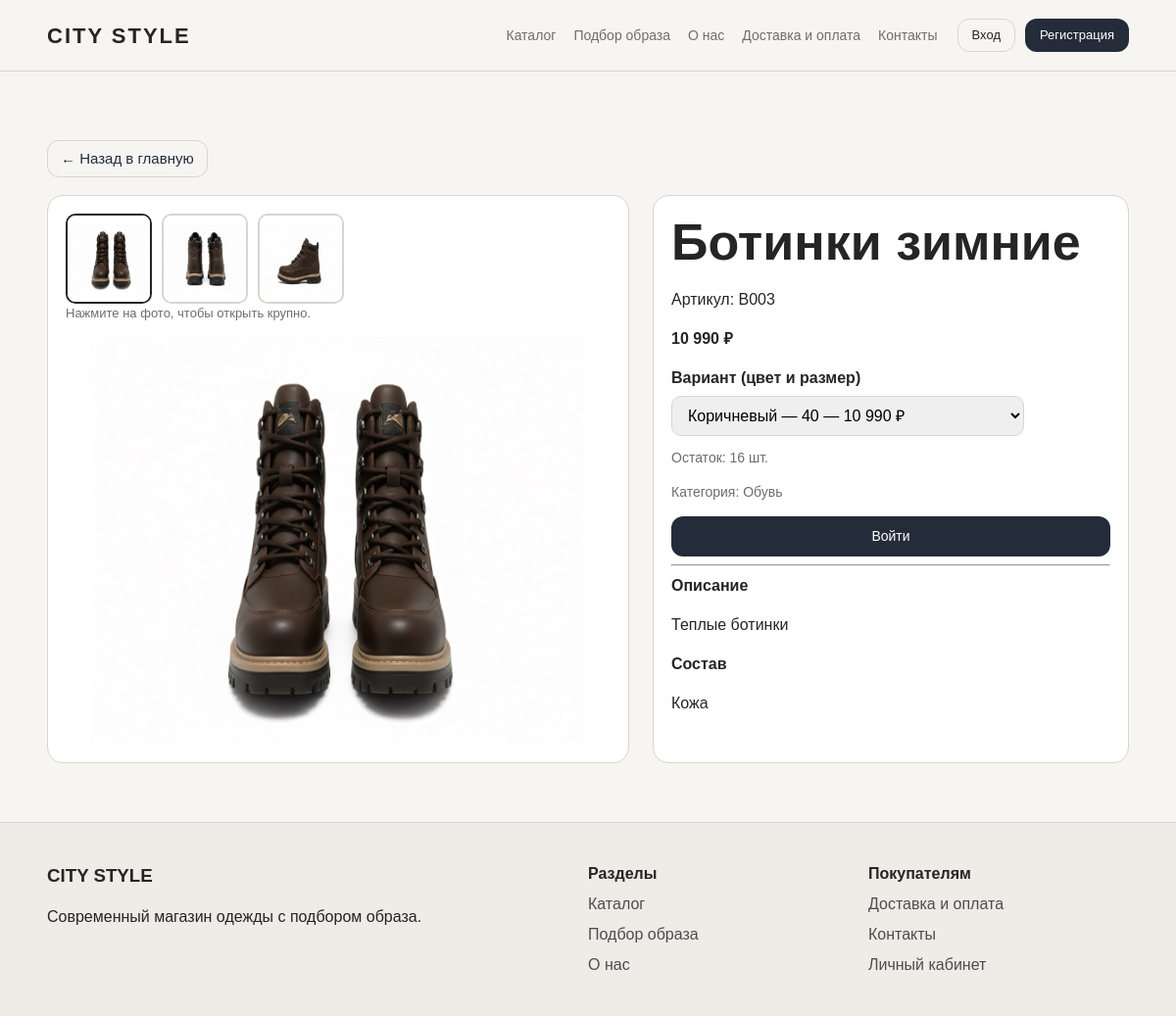
/City_Style/php/product.php?id=7&back=index.php, run on the app's committed database.
### tables this page shows
CREATE TABLE `style_tovary` (
  `id_tovar` int(11) NOT NULL,
  `nazvanie` varchar(255) NOT NULL,
  `articul` varchar(100) DEFAULT NULL,
  `opisanie` varchar(255) DEFAULT NULL,
  `sostav` varchar(255) DEFAULT NULL,
  `tsena` decimal(10,2) NOT NULL,
  `razmer` int(11) DEFAULT NULL,
  `kategoriya` int(11) DEFAULT NULL,
  `izobrazhenie` varchar(255) DEFAULT NULL,
  `tsvet` int(11) DEFAULT NULL
);

CREATE TABLE `style_kategorii` (
  `id_kategoriya` int(11) NOT NULL,
  `nazvanie` varchar(100) NOT NULL
);

### City_Style/php/includes/init.php (called while the page is built, shortened)
<?php
$pdo = null;
function h(?string $s): string
{
    return htmlspecialchars((string) $s, ENT_QUOTES | ENT_SUBSTITUTE, 'UTF-8');
}
function format_price(float|string $value): string
{
    $n = is_string($value) ? (float) $value : $value;
    return number_format($n, 0, '', ' ') . ' ₽';
}
function current_user(): ?array
{
    if (empty($_SESSION['user'])) {
        return null;
    }
    return $_SESSION['user'];
}
function is_client(): bool
{
    $u = current_user();
    return $u !== null && ($u['role'] ?? '') === 'client';
}
function product_image_filenames(?string $stored): array
{
    $out = [];
    foreach (preg_split('/\s*,\s*/', trim($stored)) as $part) {
        $safe = basename(trim($part));
        if ($safe !== '') {
            $out[] = $safe;
        }
        if (count($out) >= 3) {
            break;
        }
    }
    return $out;
}
function product_main_image_filename(?string $stored): ?string
{
    $files = product_image_filenames($stored);
    return $files[0] ?? null;
}
function product_image_url(?string $filename): ?string
{
    $main = $filename;
    if ($filename !== null && str_contains($filename, ',')) {
        $main = product_main_image_filename($filename);
    }
    $safe = basename($main);
    $root = dirname(__DIR__, 2);
    $path = $root . '/images/catalog/' . $safe;
    if (is_file($path)) {
        return '../images/catalog/' . rawurlencode($safe);
    }
    return null;
}
function product_gallery_urls(?string $stored, int $max = 3): array
{
    $urls = [];
    foreach (product_image_filenames($stored) as $file) {
        $url = product_image_url($file);
        if ($url !== null) {
            $urls[] = $url;
        }
        if (count($urls) >= $max) {
            break;
        }
    }
    return $urls;
}
function product_page_back_url(): string
{
    if (!empty($_GET['back']) && is_string($_GET['back'])) {
        $b = (string) $_GET['back'];
        $path = strtok($b, '?') ?: $b;
        if (in_array($path, ['catalog.php', 'outfit-builder.php', 'index.php'], true)) {
            return $b;
        }
    }
    return 'catalog.php';
}
function table_exists(PDO $pdo, string $table): bool
{
    $db = $pdo->query('SELECT DATABASE()')->fetchColumn();
    $st = $pdo->prepare(
        'SELECT COUNT(*) FROM information_schema.tables WHERE table_schema = ? AND table_name = ?'
    );
    $st->execute([(string) $db, $table]);
    return (int) $st->fetchColumn() > 0;
}
require_once __DIR__ . '/stock.php';

### City_Style/php/includes/products.php (called while the page is built, shortened)
<?php
function tovary_base_sql(): string
{
    return 'SELECT t.*, k.nazvanie AS kategoriya_nazv, r.nazvanie AS razmer_nazv, c.nazvanie AS tsvet_nazv
            FROM STYLE_tovary t
            LEFT JOIN STYLE_kategorii k ON t.kategoriya = k.id_kategoriya
            LEFT JOIN STYLE_razmer r ON t.razmer = r.id_razmer
            LEFT JOIN STYLE_tcvet c ON t.tsvet = c.id_tcvet';
}
function fetch_variants_for_rep_id(PDO $pdo, int $repId, bool $inStockOnly = false): array
{
    $base = fetch_tovar_by_id($pdo, $repId);
    $nazv = (string) $base['nazvanie'];
    $kat = $base['kategoriya'] ?? null;
    $sql = tovary_base_sql() . ' WHERE t.nazvanie = ? AND (t.kategoriya <=> ?)';
    $params = [$nazv, $kat];
    $sql .= ' ORDER BY t.tsvet, t.razmer, t.id_tovar';
    $st = $pdo->prepare($sql);
    $st->execute($params);
    $rows = $st->fetchAll();
    foreach ($rows as &$r) {
        $r['ostatok'] = stock_qty($pdo, (int) $r['id_tovar']);
    }
    return $rows;
}
function fetch_tovar_by_id(PDO $pdo, int $id): ?array
{
    $sql = tovary_base_sql() . ' WHERE t.id_tovar = ? LIMIT 1';
    $st = $pdo->prepare($sql);
    $st->execute([$id]);
    $row = $st->fetch();
    $row['ostatok'] = stock_qty($pdo, $id);
    return $row;
}

### City_Style/php/includes/stock.php (called while the page is built, shortened)
<?php
function stock_enabled(PDO $pdo): bool
{
    return table_exists($pdo, 'STYLE_sklad_ostatok');
}
function stock_qty(PDO $pdo, int $idTovar): ?int
{
    if (!stock_enabled($pdo)) {
        return null;
    }
    $st = $pdo->prepare('SELECT kolichestvo FROM STYLE_sklad_ostatok WHERE id_tovar = ? LIMIT 1');
    $st->execute([$idTovar]);
    $row = $st->fetch();
    return max(0, (int) $row['kolichestvo']);
}

### City_Style/php/product.php (the view, shortened to what this page needs)
<?php
require __DIR__ . '/includes/init.php';
require __DIR__ . '/includes/products.php';
$id = isset($_GET['id']) ? (int) $_GET['id'] : 0;
$pdo = db();
$t = $id > 0 ? fetch_tovar_by_id($pdo, $id) : null;
$variants = fetch_variants_for_rep_id($pdo, $id, false);
$selectedId = $id;
$variantPayload = [];
foreach ($variants as $v) {
    $vid = (int) $v['id_tovar'];
    $inStock = stock_in_stock($pdo, $vid);
    $img = product_image_url($v['izobrazhenie'] ?? null);
    $gallery = product_gallery_urls($v['izobrazhenie'] ?? null, 3);
    $label = trim(
        implode(' — ', array_filter([
            (string) ($v['tsvet_nazv'] ?? ''),
            (string) ($v['razmer_nazv'] ?? ''),
        ]))
    );
    $ostatok = stock_qty($pdo, $vid);
    $variantPayload[] = [
        'id' => $vid,
        'price' => (float) $v['tsena'],
        'priceFmt' => format_price($v['tsena']),
        'img' => $img,
        'gallery' => $gallery,
        'label' => $label,
        'articul' => (string) ($v['articul'] ?? ''),
        'inStock' => $inStock,
        'maxQty' => $inStock ? stock_cap_qty($pdo, $vid, 99) : 0,
        'stockHint' => $ostatok === null ? '' : ('Остаток: ' . $ostatok . ' шт.'),
    ];
}
$initial = null;
foreach ($variantPayload as $vp) {
    if ($vp['id'] === $selectedId && $vp['inStock']) {
        $initial = $vp;
        break;
    }
}
$galleryUrls = $initial['gallery'] ?? [];
require __DIR__ . '/includes/header.php';
$client = is_client();
$redir = 'product.php?id=' . $selectedId;
$loginUrl = 'login.php?redirect=' . rawurlencode($redir);
$backUrl = product_page_back_url();
$backLabels = [
    'catalog.php' => 'каталог',
    'outfit-builder.php' => 'подбор образа',
    'index.php' => 'главную',
];
$backLabel = 'каталог';
foreach ($backLabels as $page => $label) {
    if (str_starts_with($backUrl, $page)) {
        $backLabel = $label;
        break;
    }
}
?>
<main class="container section">
    <p class="page-back"><a class="btn btn-ghost btn-small" href="<?= h($backUrl) ?>">← Назад в <?= h($backLabel) ?></a></p>
    <div class="product-layout">
        <div class="panel gallery">
            <div class="product-gallery-extra" id="productGalleryExtra">
                <div class="product-thumbs" id="productThumbs" role="list"></div>
                <p class="product-gallery-hint" id="productGalleryHint" hidden>Нажмите на фото, чтобы открыть крупно.</p>
            </div>
            <div id="productMainImage" class="product-main-image">
                <?php $selImg = $galleryUrls[0] ?? ($initial['img'] ?? null); ?>
                <button type="button" class="product-hero-btn" id="productHeroBtn" <?= $selImg ? '' : 'disabled' ?> aria-label="Открыть фото">
                    <div class="media-frame media-frame--hero<?= $selImg ? '' : ' is-empty' ?>" id="productHeroFrame">
                        <img class="media-frame__img" id="productHeroImg" src="<?= $selImg ? h($selImg) : '' ?>" alt="<?= h($t['nazvanie']) ?>">
                    </div>
                </button>
            </div>
        </div>
        <article class="panel">
            <h1><?= h($t['nazvanie']) ?></h1>
            <p>Артикул: <span id="productArticul"><?= h($initial['articul'] ?: '—') ?></span></p>
            <p><strong id="productPrice"><?= h($initial['priceFmt']) ?></strong></p>
            <h4>Вариант (цвет и размер)</h4>
            <select id="productVariantSelect" class="variant-select" style="width:100%;max-width:360px;padding:10px 12px;border-radius:10px;border:1px solid var(--line);font:inherit;margin-bottom:12px">
                <?php foreach ($variantPayload as $vp): ?>
                    <option value="<?= $vp['id'] ?>" data-img="<?= h($vp['img'] ?? '') ?>" data-price="<?= h($vp['priceFmt']) ?>" data-articul="<?= h($vp['articul']) ?>" data-in-stock="<?= $vp['inStock'] ? '1' : '0' ?>" data-max-qty="<?= (int) $vp['maxQty'] ?>" data-stock-hint="<?= h($vp['stockHint']) ?>" <?= $vp['id'] === $selectedId ? 'selected' : '' ?> <?= $vp['inStock'] ? '' : 'disabled' ?>>
                        <?= h($vp['label']) ?> — <?= h($vp['priceFmt']) ?>
                    </option>
                <?php endforeach; ?>
            </select>
            <p id="productStockHint" class="product-stock-hint" style="font-size:14px;color:var(--muted);margin:0 0 12px"><?= h($initial['stockHint']) ?></p>
            <?php if (!empty($t['kategoriya_nazv'])): ?>
                <p style="color:var(--muted);font-size:14px">Категория: <?= h($t['kategoriya_nazv']) ?></p>
            <?php endif; ?>
            <div class="stack-buttons">
                <?php if ($client && $initial['inStock']): ?>
                    <form method="post" action="cart_add.php" class="stack-buttons" id="productCartForm">
                        <input type="hidden" name="id_tovar" id="cartIdTovar" value="<?= $selectedId ?>">
                        <input type="hidden" name="redirect" id="productRedirect" value="product.php?id=<?= $selectedId ?>">
                        <label>Количество<input type="number" name="qty" id="productQty" value="1" min="1" max="<?= (int) $initial['maxQty'] ?>" style="max-width:120px"></label>
                        <button class="btn btn-primary" type="submit" name="redirect_target" value="cart">Добавить в корзину</button>
                        <button class="btn btn-ghost" type="submit" name="redirect_target" value="checkout">Купить сейчас</button>
                    </form>
                <?php elseif ($client): ?>
                    <p class="product-out-msg">Выбранный вариант отсутствует на складе. Выберите другой или вернитесь в <a class="btn btn-ghost btn-small" href="catalog.php">каталог</a>.</p>
                <?php else: ?>
                    <a class="btn btn-primary" href="<?= h($loginUrl) ?>">Войти</a>
                <?php endif; ?>
            </div>
            <hr>
            <h4>Описание</h4>
            <p><?= h($t['opisanie'] ?? '—') ?></p>
            <h4>Состав</h4>
            <p><?= h($t['sostav'] ?? '—') ?></p>
        </article>
    </div>
</main>
<?php require __DIR__ . '/includes/footer.php'; ?>

### City_Style/css/style.css (style rules this page uses)
:root { --bg: #f7f5f2; --surface: #ffffff; --product-photo-bg: #ffffff; --text: #252525; --muted: #6e6e6e; --line: #d9d4ce; --accent: #242c3a; --accent-soft: #3a4559; --accent-warm: #7b6d61; --z-header: 100; --z-overlay: 150; --z-drawer: 200; --header-h: 72px; }
* { box-sizing: border-box; }
body { margin: 0; font-family: Arial, sans-serif; color: var(--text); background: var(--bg); line-height: 1.5; min-height: 100vh; min-height: 100dvh; display: flex; flex-direction: column; }
main { flex: 1 0 auto; }
a { color: inherit; text-decoration: none; }
.container { width: min(1200px, 92%); margin: 0 auto; }
h1, h2, h3, h4 { margin: 0; }
h1 { font-size: clamp(30px, 4.6vw, 52px); line-height: 1.15; }
.btn { display: inline-flex; justify-content: center; align-items: center; border-radius: 12px; border: 1px solid transparent; padding: 11px 18px; font-size: 14px; font-weight: 500; line-height: 1.2; text-decoration: none; cursor: pointer; transition: background 0.15s ease, border-color 0.15s ease, color 0.15s ease; box-sizing: border-box; }
.btn-primary { background: var(--accent); color: #fff; }
.btn-ghost { border-color: var(--line); background: transparent; color: var(--text); }
.page-back { margin: 0 0 16px; }
.page-back .btn, .staff-back.btn { margin-bottom: 0; }
.btn-small { margin-top: 10px; font-size: 13px; padding: 9px 13px; }
.section { padding: 60px 0; }
.carousel-card, .builder-summary, .panel { background: var(--surface); border: 1px solid var(--line); border-radius: 16px; padding: 18px; }
.media-frame { position: relative; width: 100%; aspect-ratio: 4 / 5; border-radius: 12px; border: 1px solid var(--line); background: var(--product-photo-bg); overflow: hidden; }
.media-frame__img { width: 100%; height: 100%; object-fit: contain; object-position: center; display: block; }
.media-frame--hero { aspect-ratio: auto; min-height: 400px; height: min(52vh, 480px); }
.stack-buttons { display: grid; gap: 10px; }
.product-layout { display: grid; grid-template-columns: 1.1fr 0.9fr; gap: 24px; }
.gallery { display: flex; flex-direction: column; gap: 14px; }
.product-gallery-hint { margin: 0; font-size: 13px; color: var(--muted); }
.panel.gallery { background: var(--product-photo-bg); }
.panel.gallery .media-frame--hero, .panel.gallery .media-frame--thumb { border: none; }
.product-thumbs { display: flex; flex-wrap: wrap; gap: 10px; }
.product-main-image { width: 100%; }
.product-hero-btn { display: block; width: 100%; padding: 0; border: none; background: transparent; cursor: zoom-in; border-radius: 12px; overflow: hidden; }
.product-hero-btn { width: 100%; }
.product-hero-btn .media-frame { border: none; }
input, select, textarea { width: 100%; padding: 10px 12px; border-radius: 10px; border: 1px solid var(--line); margin-top: 6px; margin-bottom: 12px; font: inherit; }
.page-back { margin: 0 0 18px; }
.page-back a { color: var(--accent); text-decoration: none; font-size: 15px; }

### data on the page
style_tovary: nazvanie "Ботинки зимние", kategoriya.nazvanie "Обувь", opisanie "Теплые ботинки", sostav "Кожа"

### other printed values
$backLabel "главную"
$initial['articul'] ?: '—' "B003"
$initial['priceFmt'] "10 990 ₽"
$initial['stockHint'] "Остаток: 16 шт."
form field value "Коричневый — 40 — 10 990 ₽"
